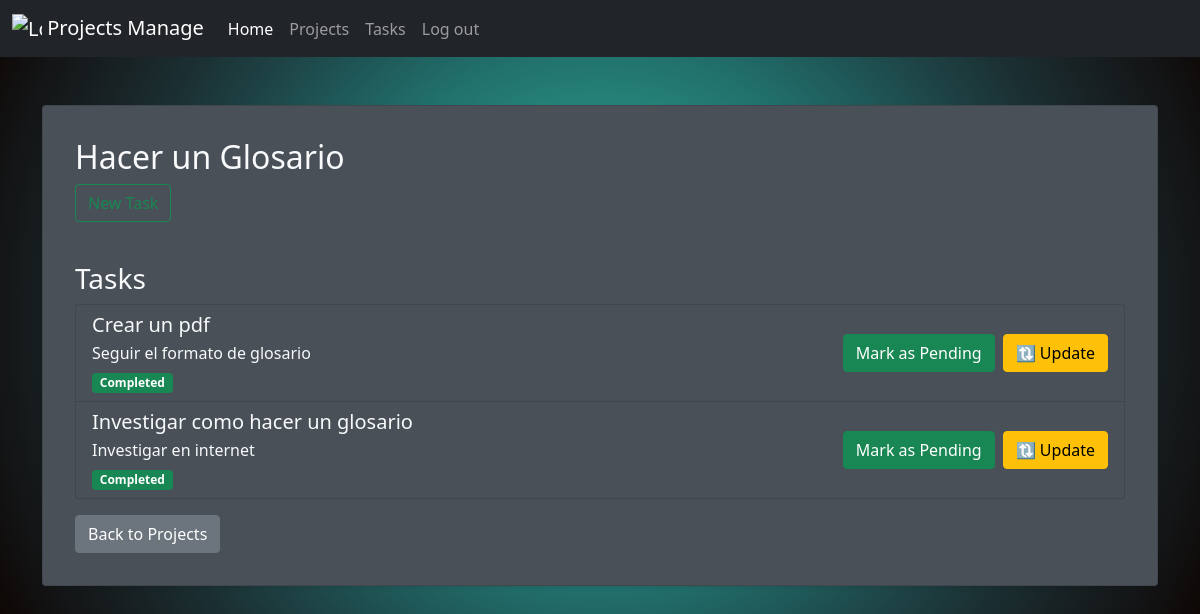
The app's page /about/projects/6/ with its own data.
### myapp/models.py (models this page shows, shortened)
class Project(models.Model):
    name = models.CharField(max_length=100)

class Task(models.Model):
    title = models.CharField(max_length=100)
    description = models.TextField()
    project = models.ForeignKey(Project, on_delete=models.CASCADE)
    done = models.BooleanField(default=False)

### myapp/views.py (the view, shortened to what this page needs)
# urls.py: path('projects/<int:project_id>/', views.project_detail, name='project_detail'), # URL para detalles de proyecto
def project_detail(request, project_id):
    project = get_object_or_404(Project, id=project_id)
    tasks = Task.objects.filter(project=project)
    return render(request, 'project_detail.html', {
        'project': project,
        'tasks': tasks
    })

### myapp/templates/project_detail.html (shortened to what this page needs)
{% extends "layout/base.html" %}
{% block content %}
<div class="container mt-5">
    <div class="card shadow-sm p-3 mb-5 rounded">
        <div class="card-body">
            <h2 class="card-title">{{ project.name }}</h2>
            <a href="{% url 'create_task' project.id %}" class="btn btn-outline-success mb-3">New Task</a>
            <h3 class="mt-4">Tasks</h3>
            {% if tasks %}
                <ul class="list-group">
                    {% for task in tasks %}
                        <li class="list-group-item">
                            <div class="d-flex justify-content-between align-items-center">
                                <div>
                                    <h5 class="mb-1">{{ task.title }}</h5>
                                    <p class="mb-1">{{ task.description }}</p>
                                    <span class="badge {{ task.done|yesno:'bg-success,bg-warning' }}">
                                        {{ task.done|yesno:'Completed,Pending' }}
                                    </span>
                                </div>
                                <div class="d-flex gap-2">
                                    <form method="post" action="{% url 'project_detail' project.id %}">
                                        <button type="submit" class="btn btn-success">
                                            {% if task.done %}Mark as Pending{% else %}Mark as Done{% endif %}
                                        </button>
                                    </form>
                                    <a href="{% url 'update_task' task.id %}?redirect_url={% url 'project_detail' project.id %}" class="btn btn-warning">🔃 Update</a>
                                </div>
                            </div>
                        </li>
                    {% endfor %}
                </ul>
            {% else %}
                <p>No tasks found for this project.</p>
            {% endif %}
            <a href="{% url 'projects' %}" class="btn btn-secondary mt-3">Back to Projects</a>
        </div>
    </div>
</div>
{% endblock %}

### myapp/templates/layout/base.html (style rules this page uses)
body { background-image: radial-gradient(circle at 50% 50%, #4eb48d 0, #3ea88a 10%, #309884 20%, #26857a 30%, #21706c 40%, #1f5959 50%, #1e4345 60%, #1b3033 70%, #182123 80%, #131415 90%, #0d0502 100%); color: #f8f9fa; }
.card { background-color: #495057; color: #f8f9fa; border-radius:15px; }
.list-group-item { background-color: #495057; color: #f8f9fa; }

### records on screen
Project: name "Hacer un Glosario"
Task: title "Crear un pdf", description "Seguir el formato de glosario", done "Completed", shows "Mark as Pending"
Task: title "Investigar como hacer un glosario", description "Investigar en internet", done "Completed", shows "Mark as Pending"
